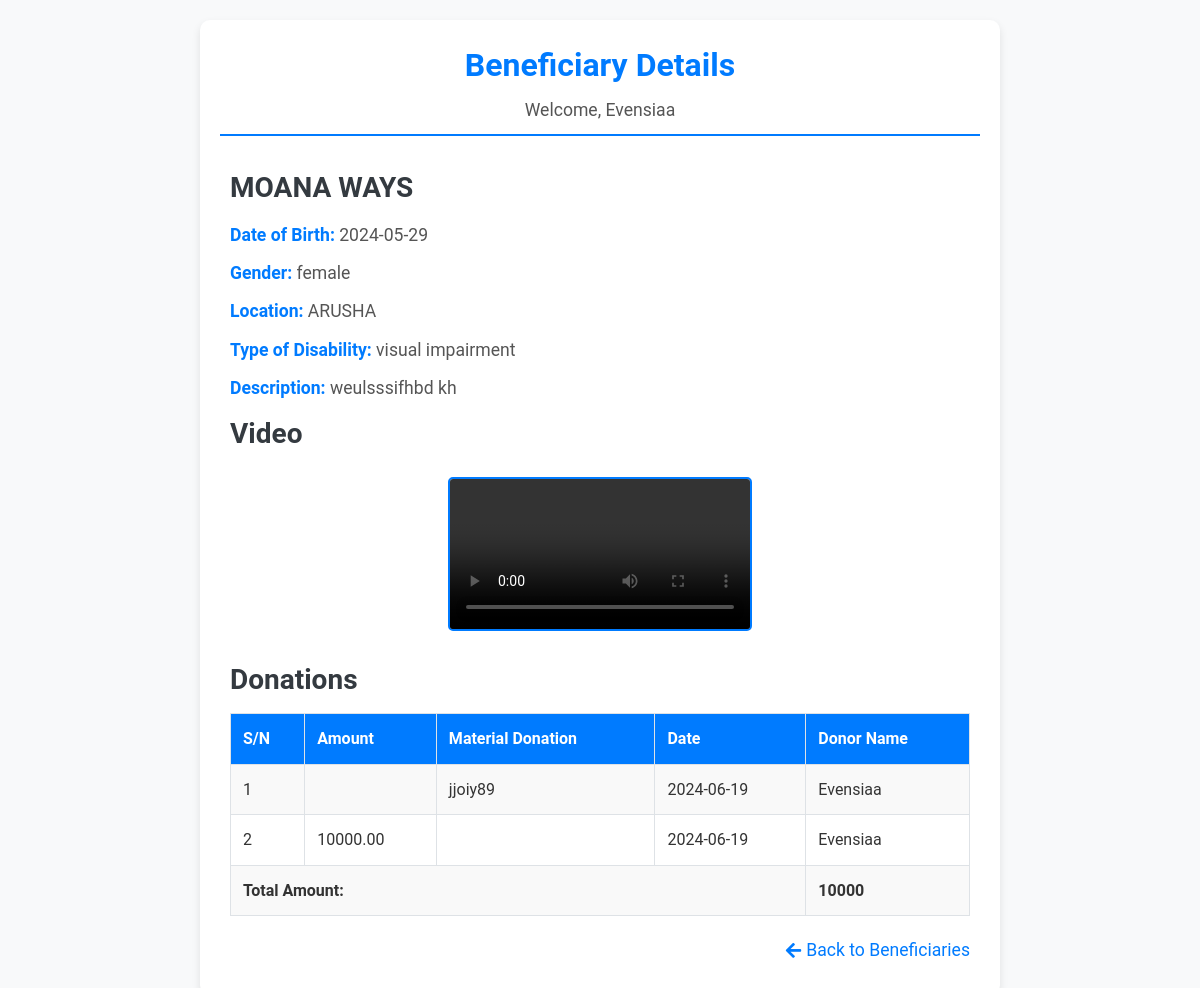
/beneficiary-details.php?bid=8 (signed in), run on the app's committed database.
### tables this page shows
CREATE TABLE `beneficiary` (
  `bid` int(11) NOT NULL,
  `fname` varchar(45) NOT NULL,
  `mname` varchar(45) NOT NULL,
  `lname` varchar(45) NOT NULL,
  `dob` date NOT NULL,
  `location` varchar(45) NOT NULL,
  `gender` enum('male','female') NOT NULL,
  `phone` varchar(10) NOT NULL,
  `file_name` varchar(45) NOT NULL,
  `description` text NOT NULL,
  `distype_id` int(11) NOT NULL,
  `chairperson_id` int(11) NOT NULL
);

CREATE TABLE `distype` (
  `distype_id` int(11) NOT NULL,
  `disname` varchar(45) NOT NULL
);

CREATE TABLE `donation` (
  `did` int(11) NOT NULL,
  `amount` decimal(10,2) DEFAULT NULL,
  `mdonation` text DEFAULT NULL,
  `date` date NOT NULL,
  `bid` int(11) NOT NULL,
  `donor_id` int(11) NOT NULL
);

### beneficiary-details.php (the view, shortened to what this page needs)
<!DOCTYPE html>
<html lang="en">
<head>
    <link rel="stylesheet" href="css/beneficiary-details.css">
    <link rel="stylesheet" href="https://cdnjs.cloudflare.com/ajax/libs/font-awesome/5.15.3/css/all.min.css">
</head>
<body>
<div class="container">
    <div class="header">
        <h2>Beneficiary Details</h2>
        <p>Welcome, <?php echo htmlspecialchars($_SESSION['f_name']); ?></p>
    </div>
    <div class="beneficiary-details">
        <?php
        $conn = mysqli_connect("localhost", "root", "", "dmess");
        $beneficiary_id = intval($_GET['bid']);
        $sql = "SELECT b.fname, b.lname, b.dob, b.gender, b.location, d.disname, b.description, b.file_name
                FROM beneficiary b
                JOIN distype d ON b.distype_id = d.distype_id
                WHERE b.bid = $beneficiary_id";
        $query = mysqli_query($conn, $sql);
        if (mysqli_num_rows($query) > 0) {
            $beneficiary = mysqli_fetch_assoc($query);
        } else {
            echo "<p>Beneficiary not found.</p>";
            exit();
        }
        $sql_donations = "SELECT amount, mdonation, date, donor_id
                          FROM donation
                          WHERE bid = $beneficiary_id";
        $query_donations = mysqli_query($conn, $sql_donations);
        $total_amount = 0;
        $donations = [];
        while ($donation = mysqli_fetch_assoc($query_donations)) {
            $total_amount += $donation['amount'];
            $donations[] = $donation;
        }
        ?>
        <h3><?php echo htmlspecialchars($beneficiary['fname'] . " " . $beneficiary['lname']); ?></h3>
        <p><strong>Date of Birth:</strong> <?php echo htmlspecialchars($beneficiary['dob']); ?></p>
        <p><strong>Gender:</strong> <?php echo htmlspecialchars($beneficiary['gender']); ?></p>
        <p><strong>Location:</strong> <?php echo htmlspecialchars($beneficiary['location']); ?></p>
        <p><strong>Type of Disability:</strong> <?php echo htmlspecialchars($beneficiary['disname']); ?></p>
        <p><strong>Description:</strong> <?php echo htmlspecialchars($beneficiary['description']); ?></p>
        <h3>Video</h3>
        <div class="video-wrapper">
            <video controls>
                <source src="videos/<?php echo htmlspecialchars($beneficiary['file_name']); ?>" type="video/mp4">
                <source src="videos/<?php echo htmlspecialchars($beneficiary['file_name']); ?>" type="video/webm">
                <source src="videos/<?php echo htmlspecialchars($beneficiary['file_name']); ?>" type="video/ogg">
            </video>
        </div>
        <div class="table-wrapper">
            <h3 class="table-title">Donations</h3>
            <table class="table">
                <tr>
                    <th>S/N</th>
                    <th>Amount</th>
                    <th>Material Donation</th>
                    <th>Date</th>
                    <th>Donor Name</th>
                </tr>
                <?php
                if (count($donations) > 0) {
                    $count = 0;
                    foreach ($donations as $donation) {
                        $count++;
                        $donor_name = "Anonymous";
                        if ($donation['donor_id'] == $_SESSION['donor_id']) {
                            $donor_name = htmlspecialchars($_SESSION['f_name']);
                        }
                        ?>
                        <tr>
                            <td><?php echo $count; ?></td>
                            <td><?php echo htmlspecialchars($donation['amount']); ?></td>
                            <td><?php echo htmlspecialchars($donation['mdonation']); ?></td>
                            <td><?php echo htmlspecialchars($donation['date']); ?></td>
                            <td><?php echo $donor_name; ?></td>
                        </tr>
                        <?php
                    }
                } else {
                    echo "<tr><td colspan='5'>No donations found.</td></tr>";
                }
                ?>
                <tr>
                    <td colspan="4"><strong>Total Amount:</strong></td>
                    <td><strong><?php echo $total_amount; ?></strong></td>
                </tr>
            </table>
        </div>
        <div class="back-link">
            <a href="beneficiaries.php"><i class="fas fa-arrow-left"></i> Back to Beneficiaries</a>
        </div>
    </div>
</div>
</body>
</html>

### beneficiary-details.css (style rules this page uses)
body, h1, h2, h3, p, table, th, td { margin: 0; padding: 0; border: 0; font-size: 100%; vertical-align: baseline; }
*, *::before, *::after { box-sizing: border-box; }
body { font-family: 'Roboto', sans-serif; line-height: 1.6; background-color: #f8f9fa; padding: 20px; color: #333; }
.container { max-width: 800px; margin: 0 auto; background: #fff; padding: 20px; border-radius: 10px; box-shadow: 0 4px 8px rgba(0, 0, 0, 0.1); }
.header { border-bottom: 2px solid #007bff; padding-bottom: 10px; margin-bottom: 20px; text-align: center; }
.header h2 { color: #007bff; font-size: 2em; margin-bottom: 5px; font-weight: 700; }
.header p { color: #555; font-size: 1.1em; }
.beneficiary-details { padding: 10px; }
.beneficiary-details h3 { font-size: 1.75em; color: #343a40; margin-bottom: 10px; font-weight: 600; }
.beneficiary-details p { font-size: 1.1em; margin-bottom: 10px; color: #555; }
.beneficiary-details p strong { color: #007bff; }
.video-wrapper { margin: 20px 0; text-align: center; }
.video-wrapper video { max-width: 100%; height: auto; border: 2px solid #007bff; border-radius: 5px; }
.table-wrapper { margin-top: 20px; }
.table-title { font-size: 1.5em; color: #343a40; margin-bottom: 10px; font-weight: 600; }
.table { width: 100%; border-collapse: collapse; margin-bottom: 20px; }
.table th, .table td { padding: 12px; border: 1px solid #dee2e6; text-align: left; }
.table th { background: #007bff; color: #fff; font-weight: bold; }
.table tr:nth-child(even) { background: #f9f9f9; }
.back-link { margin-top: 20px; text-align: right; }
.back-link a { color: #007bff; text-decoration: none; font-size: 1.1em; display: inline-flex; align-items: center; transition: color 0.3s ease; }
.back-link a i { margin-right: 5px; }

### data on the page
beneficiary: fname+lname "MOANA WAYS", dob "2024-05-29", gender "female", location "ARUSHA", distype.disname "visual impairment", description "weulsssifhbd kh"
donation: mdonation "jjoiy89", date "2024-06-19", donor_name "Evensiaa"
donation: amount "10000.00", date "2024-06-19", donor_name "Evensiaa"

### other printed values
$_SESSION['f_name'] "Evensiaa"
$total_amount "10000"
